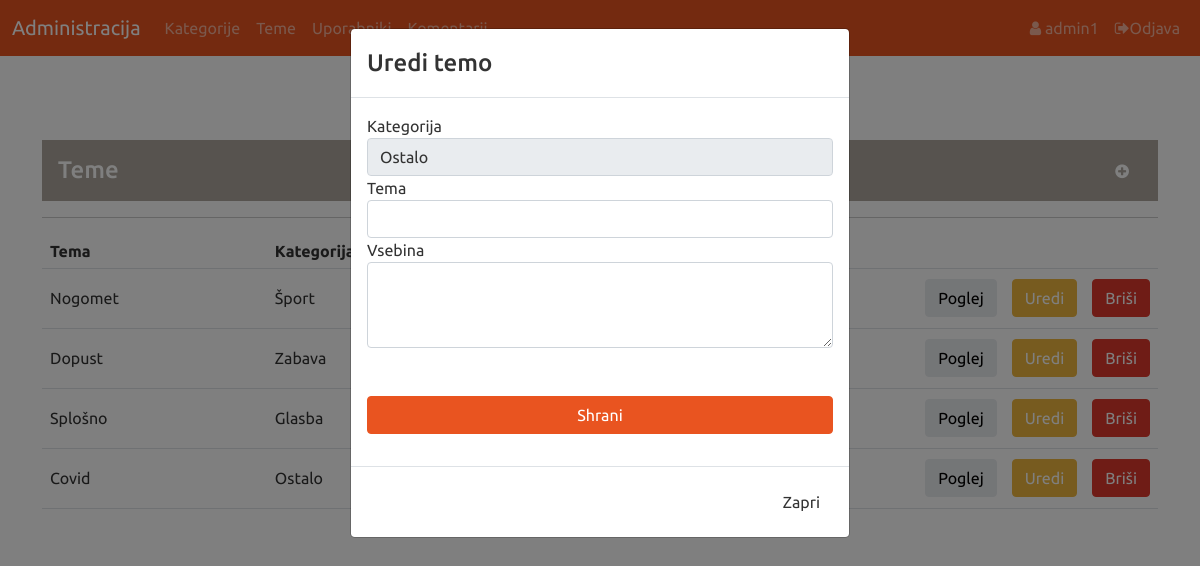
Page /admin/pages/tema-edit.php (signed in) on the committed database.
### tables this page shows
CREATE TABLE `tema` (
  `tema_Id` int(11) NOT NULL,
  `naslov` varchar(255) DEFAULT NULL,
  `vsebina` text DEFAULT NULL,
  `datetime` datetime DEFAULT NULL,
  `kategorija_id` int(12) DEFAULT NULL,
  `uporabnik_Id` int(12) DEFAULT NULL
);

CREATE TABLE `kategorija` (
  `kategorija_Id` int(12) NOT NULL,
  `kategorija` varchar(200) DEFAULT NULL
);

### admin/pages/tema-edit.php (the view, shortened to what this page needs)
<?php
	$upIme = $_SESSION['upIme'];
?>
<html lang="sl">
<head>
	<link rel="stylesheet" type="text/css" href="../../css/bootstrap2.min.css">
    <link rel="stylesheet" href="https://maxcdn.bootstrapcdn.com/font-awesome/4.5.0/css/font-awesome.min.css">
</head>
<body>
	<header>
		<nav class="navbar navbar-expand-lg navbar-dark bg-primary">
		  <div class="container-fluid">
			<a class="navbar-brand" href="home.php">Administracija</a>
			<div class="collapse navbar-collapse" id="navbarColor01">
				<ul class="navbar-nav me-auto">
					<li class="nav-item">
					  <a class="nav-link" href="kategorija.php">Kategorije</a>
					</li>
					<li class="nav-item">
					  <a class="nav-link" href="tema.php">Teme</a>
					</li>
					<li class="nav-item">
					  <a class="nav-link" href="uporabnik.php">Uporabniki</a>
					</li>
					<li class="nav-item">
					  <a class="nav-link" href="komentar.php">Komentarji</a>
					</li>
				</ul>
				<ul class="navbar-nav ms-md-auto">
					<li class="nav-item">
						<a class="nav-link"><i class="fa fa-user"></i> <?php echo $upIme;?></a>
					</li>
					<li class="nav-item">
						<a class="nav-link" href="../../functions/odjava.php"><i class="fa fa-sign-out"></i>Odjava</a>
					</li>
				</ul>
			</div>
		  </div>
		</nav>
	</header>
	<main>
		<div class="container" style="margin:7% auto;">
			<h4 class="p-3 mb-2 bg-secondary text-white">Teme
					<button type="button" class="btn btn-secondary pull-right" data-toggle="modal" data-target="#dodajTemo">
						<i class="fa fa-plus-circle"></i>
					</button>
			</h4>
			<div class="panel panel-success">
				<table class="table">
					<tr>
						<th>Tema</th>
						<th>Kategorija</th>
					</tr>
				<?php
					include "../../functions/db.php";
					$sql = "SELECT * FROM tema as tp join kategorija as c on tp.kategorija_Id=c.kategorija_Id";
					$run = mysqli_query($mysqli, $sql);
					while($row=mysqli_fetch_array($run, MYSQLI_ASSOC))
					{
						$id = $row['tema_Id'];
						echo "<tr>";
						echo "<td>".$row['naslov']."</td>";
						echo "<td>".$row['kategorija']."</td>";
						echo "<td>".
							"<a href='../functions/tema-delete.php?tema_Id=$id' class='btn btn-danger pull-right'>Briši</a>".
							"<a href='tema-edit.php?id=".$id."' class='btn btn-warning pull-right btnZamik'>Uredi</a>"." ".
							"<a class='btn btn-light pull-right btnZamik' data-toggle='modal' data-target='#poglejTemo'>Poglej</a>"." ".
							"</td>";
						echo "</tr>";
					}
				?>
				</table>
			</div>
		</div>
	</main>
	<div class="modal fade" id="urediTemo" role="dialog">
		<div class="modal-dialog">
		  <div class="modal-content">
			<div class="modal-header">
			  <h4 class="modal-title">Uredi temo</h4>
			</div>
			<div class="modal-body">
				<?php
					include "../../functions/db.php";
				?>
				<form method="POST" action="../functions/tema-edit.php">
					<div class="form-group">
					  <label for="sel1">Kategorija</label>
					  <select name="kategorija" class="form-control" id="sel1" required>
						<?php $sel = mysqli_query($mysqli, "SELECT * from kategorija");
							if($sel==true){
								while($row=mysqli_fetch_assoc($sel)){
									extract($row);
									if($cat_id == $cat_idS) {
										echo '<option selected value='.$kategorija_Id.'>'.$kategorija.'</option>';
									}
									else {
										echo '<option value='.$kategorija_Id.'>'.$kategorija.'</option>';
									}
								}
							}
						?>
					  </select>
					</div>
					<div class="form-group">
					  <label for="naslov">Tema</label>
					  <input name="naslov" type="text" class="form-control" id="naslov" value="<?php echo $naslov;?>" required>
					</div>
					<div class="form-group">
					  <label for="vsebina">Vsebina</label>
					  <textarea name="vsebina" class="form-control" rows="3" id="vsebina" required ><?php echo $vsebina;?></textarea>
					</div>
					<br>
					<br />
					<input type="submit" class="btn btn-primary w-100" value="Shrani">
			   </form>
			</div>
			<div class="modal-footer">
			  <a href="" target="_blank" id="zapriBtn" type="button" class="btn btn-default" data-dismiss="modal">Zapri</button></a>
			</div>
		  </div>
		</div>
	</div>
</body>
</html>

### admin/pages/tema-edit.php (style rules this page uses)
td { height: 60px;vertical-align: middle; }
.btnZamik { margin-right: 15px; }

### rows in the picture
tema: naslov "Nogomet", kategorija.kategorija "Šport"
tema: naslov "Dopust", kategorija.kategorija "Zabava"
tema: naslov "Splošno", kategorija.kategorija "Glasba"
tema: naslov "Covid", kategorija.kategorija "Ostalo"

### other values in the picture
$upIme "admin1"
form field kategorija "Ostalo"
